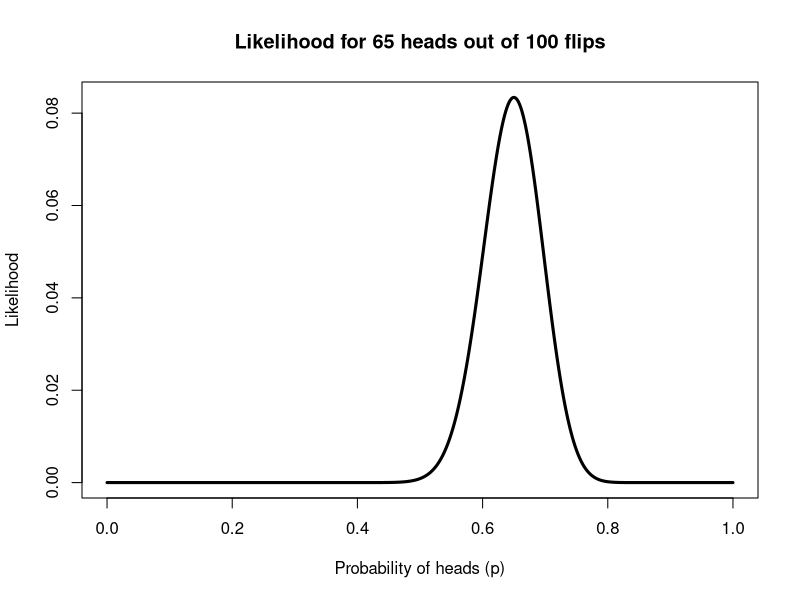
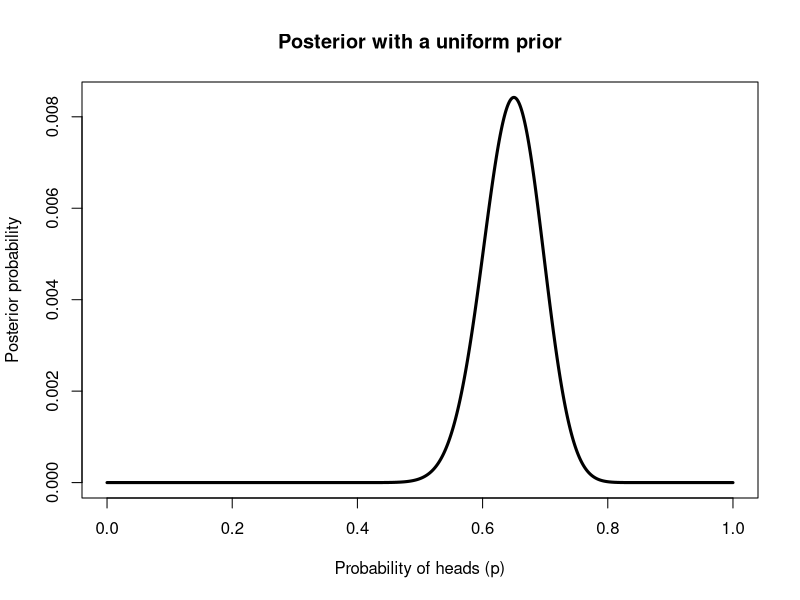
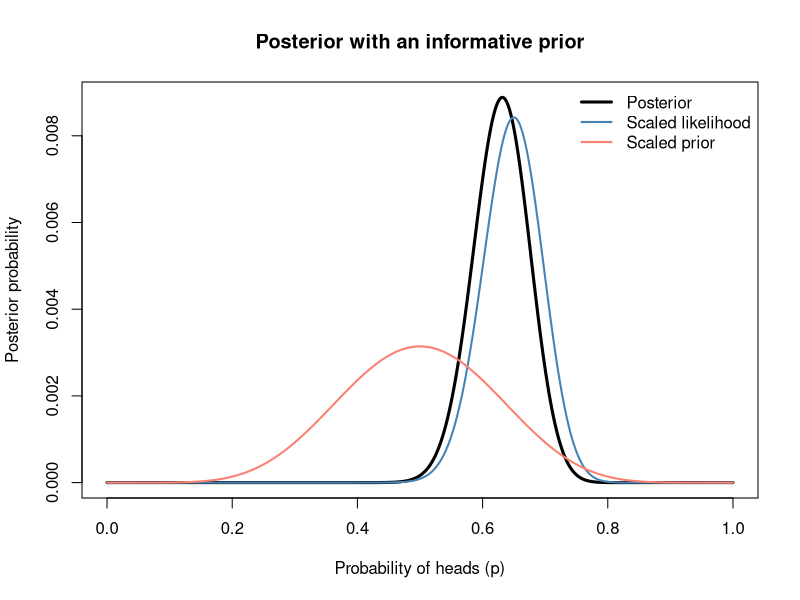
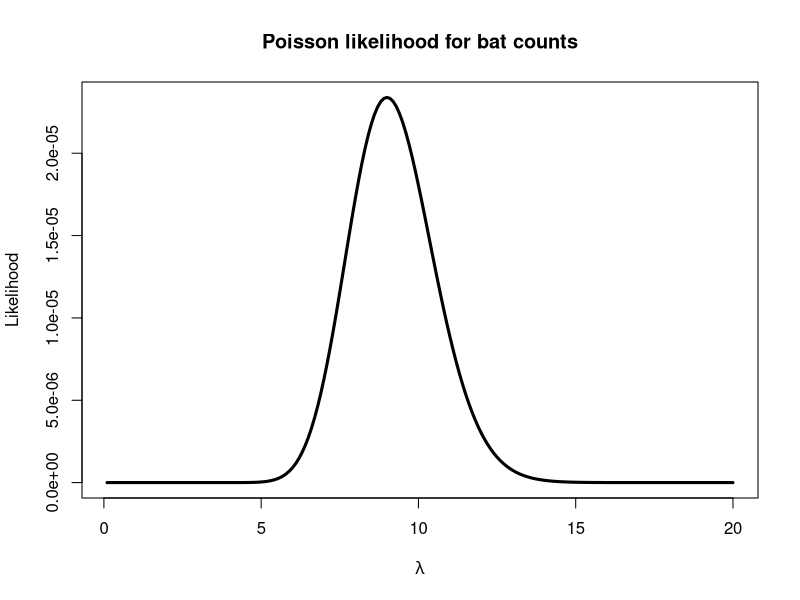
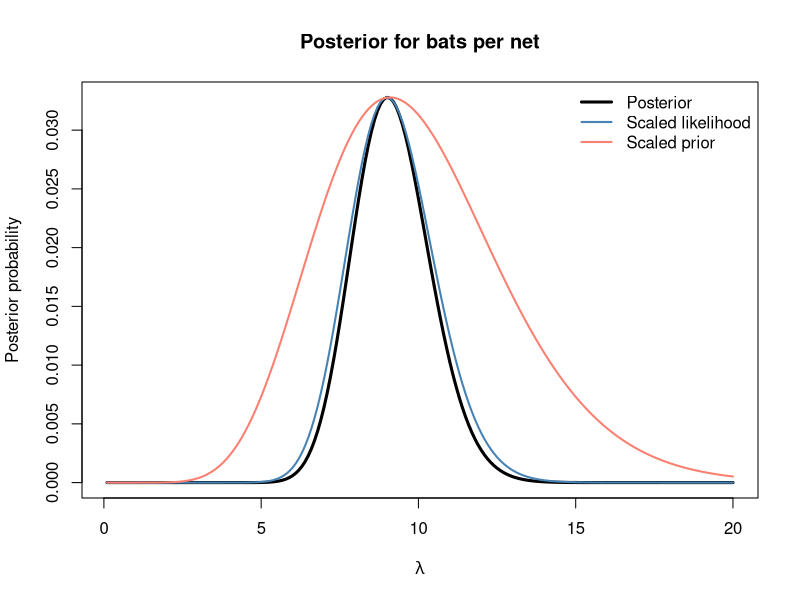

Write R code to recreate these figures, in order.
## ---- chunk 1
p_grid <- seq(0, 1, by = 0.001)
likelihood <- dbinom(65, size = 100, prob = p_grid)

plot(p_grid, likelihood, type = "l", lwd = 3,
     xlab = "Probability of heads (p)",
     ylab = "Likelihood",
     main = "Likelihood for 65 heads out of 100 flips")
## ---- chunk 2
p_grid[which.max(likelihood)]
## ---- chunk 3
prior_uniform <- rep(1, length(p_grid))
joint_uniform <- likelihood * prior_uniform
posterior_uniform <- joint_uniform / sum(joint_uniform)

plot(p_grid, posterior_uniform, type = "l", lwd = 3,
     xlab = "Probability of heads (p)",
     ylab = "Posterior probability",
     main = "Posterior with a uniform prior")
## ---- chunk 4
prior_beta <- dbeta(p_grid, shape1 = 8, shape2 = 8)
joint_beta <- likelihood * prior_beta
posterior_beta <- joint_beta / sum(joint_beta)

plot(p_grid, posterior_beta, type = "l", lwd = 3,
     xlab = "Probability of heads (p)",
     ylab = "Posterior probability",
     main = "Posterior with an informative prior")
lines(p_grid, likelihood / sum(likelihood), col = "steelblue", lwd = 2)
lines(p_grid, prior_beta / sum(prior_beta), col = "salmon", lwd = 2)
legend("topright",
       legend = c("Posterior", "Scaled likelihood", "Scaled prior"),
       col = c("black", "steelblue", "salmon"),
       lwd = c(3, 2, 2), bty = "n")
## ---- chunk 5
posterior_mean <- sum(p_grid * posterior_beta)
posterior_mode <- p_grid[which.max(posterior_beta)]
posterior_cdf <- cumsum(posterior_beta)
credible_interval <- c(
  p_grid[min(which(posterior_cdf >= 0.025))],
  p_grid[min(which(posterior_cdf >= 0.975))]
)

posterior_mean
posterior_mode
credible_interval
## ---- chunk 6
bats <- c(8, 9, 11, 7, 10)
bats
## ---- chunk 7
lambda_grid <- seq(0.1, 20, by = 0.1)
poisson_likelihood <- sapply(lambda_grid, function(lam) {
  prod(dpois(bats, lambda = lam))
})

plot(lambda_grid, poisson_likelihood, type = "l", lwd = 3,
     xlab = expression(lambda),
     ylab = "Likelihood",
     main = "Poisson likelihood for bat counts")
## ---- chunk 8
prior_mean <- 10
prior_sd <- 3
prior_rate <- prior_mean / prior_sd^2
prior_shape <- prior_mean * prior_rate

gamma_prior <- dgamma(lambda_grid, shape = prior_shape, rate = prior_rate)
poisson_joint <- poisson_likelihood * gamma_prior
poisson_posterior <- poisson_joint / sum(poisson_joint)

plot(lambda_grid, poisson_posterior, type = "l", lwd = 3,
     xlab = expression(lambda),
     ylab = "Posterior probability",
     main = "Posterior for bats per net")
lines(lambda_grid,
      poisson_likelihood * max(poisson_posterior) / max(poisson_likelihood),
      col = "steelblue", lwd = 2)
lines(lambda_grid,
      gamma_prior * max(poisson_posterior) / max(gamma_prior),
      col = "salmon", lwd = 2)
legend("topright",
       legend = c("Posterior", "Scaled likelihood", "Scaled prior"),
       col = c("black", "steelblue", "salmon"),
       lwd = c(3, 2, 2), bty = "n")
## ---- chunk 9
neg_loglik <- function(lam) {
  -sum(dpois(bats, lambda = lam, log = TRUE))
}

mle_fit <- optim(par = 8,
                 fn = neg_loglik,
                 method = "L-BFGS-B",
                 lower = 0.001,
                 upper = 50)

mle_fit$par
lambda_grid[which.max(poisson_posterior)]
## ---- chunk 10
poisson_mean <- sum(lambda_grid * poisson_posterior)
poisson_cdf <- cumsum(poisson_posterior)
poisson_ci <- c(
  lambda_grid[min(which(poisson_cdf >= 0.025))],
  lambda_grid[min(which(poisson_cdf >= 0.975))]
)

poisson_mean
poisson_ci
